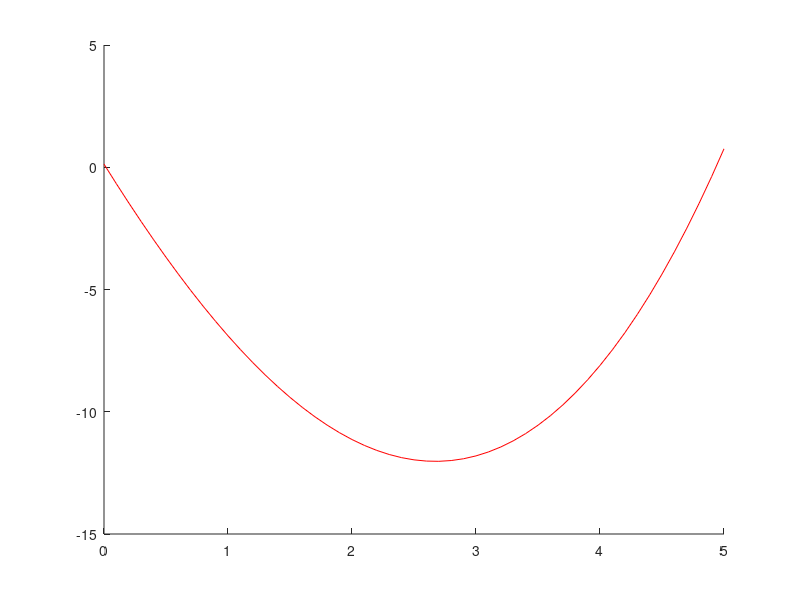

Source code (MATLAB): (Note: this script raises an error after producing the figure.)
% Lineare Regression

function MyLinearRegression()

    %% preinitialisation and setup
    clc, clear, close all
    x_start = 0;
    x_end = 5;
    x_interval = 0.1;
    G = 10;
    [x,y]=generateXY(x_start,x_end,x_interval,G);

    mu = 0;
    Sigma = 0.7;
    [x_t,t]=generateTrainingsSet(x,y,G,mu,Sigma);
    y_t = t';
    dimension_start = 3;
    dimension_end = 9;
    lambda = 0.0001;
    
    %%plotData(x,y,x_t,t,y_star_3,y_star_4);
    %
    W_star = trans_x_comp_w_star(x_t,y_t,lambda,dimension_start, dimension_end);
    Y_star = createPolynomValuesW(x,W_star);

    no_figure_Y_star = 10;
    plotDataY_star(x,Y_star, x_t, y_t, dimension_start, no_figure_Y_star);

    % % test of online LMS
    %E_threshold = 0.01;
    %lambda = 0.05;
    %A_3 = createA(x_t,3);
    %w_online_3 = onlineLMS(A_3, y_t ,lambda, E_threshold);
    %[Y_online, its_online] = createPolynomValuesW(x,w_online_3);
    
    %% 1.2.2.I - determine w_online_3    
    lambda = 0.001;
    A_3 = createA(x_t,3);
    E_threshold = 0.01;
    maxIts = 200;
    
    [w_online_3, its_online_3]= onlineLMS(A_3, y_t ,lambda, E_threshold, maxIts);
    
    % y_online_3 determined via onlineLMS
    y_online_3 = createPolynomValues(x,w_online_3);    
    
    %% 1.2.2.II - determine w^* of quadric error function    
    w_star_3 = compute_w_star(A_3,y_t,lambda);
    
    % y_star_3 determined via pseudoinverse
    y_star_3 = createPolynomValues(x,w_star_3);
    
    % plot y, t, y_online_3 and y_star_3
    no_figureLinReg = 50;
    plotLinearRegressionResults(x, y, t, y_online_3, y_star_3, 3, no_figureLinReg);
    
    %% 1.2.2.III - test influence of lambda on convergence of online LMS
    Lambdas = 0.001:0.001:10;
    [m_l,n_l]=size(Lambdas);
    
    %treshold_E_ratio = 1.01;
    Its_online_3 = zeros(1,n_l);
    W_online_3 = zeros(4,n_l);
    for index_lambda=1:n_l    
        [w_online_3, its_online_3]= onlineLMS(A_3, y_t ,Lambdas(index_lambda), E_threshold, maxIts);
        Its_online_3(1,index_lambda) = its_online_3;
        W_online_3(:,index_lambda) = w_online_3;
    end
    
    % display iterations vs. lambda
    no_lambdaFigure = 100;
    plotIterationsVsLambda(Its_online_3, Lambdas, no_lambdaFigure);
    
    %% 1.2.3.I - determine mu and Sigma of w^* coefficients
    %lambda = 0.001;
    %dimension_start = 3;
    %dimension_end = 9;
    dimension_delta = dimension_end - dimension_start + 1;
    %mu = 0;
    %Sigma = 0.7;
    no_trainingsSets = 2000;
    
    WW_star = zeros(dimension_end+1,dimension_delta,no_trainingsSets);
    
    for index_trainingsSet=1:no_trainingsSets
        % determine new trainingsset
        [x_t,t]=generateTrainingsSet(x,y,G,mu,Sigma);
        y_t = t';
        % determine w_star for given dimensions
        W_star = trans_x_comp_w_star(x_t,y_t,lambda,dimension_start, dimension_end);
        % track all w_stars for given trainingsset
        WW_star(:,:,index_trainingsSet)=W_star;
    end
    
    %calculate mu and Sigma over given w_stars
    Variances = zeros(dimension_end+1,dimension_delta);
    Deviations = zeros(dimension_end+1,dimension_delta);
    for index_dimension=1:dimension_delta
        % generate correct matrix for specific dimension
        dim_w = dimension_start+index_dimension;
        W_dim_trainings = WW_star(1:dim_w,index_dimension,:);
        W_trainings = reshape(W_dim_trainings,dim_w,no_trainingsSets)';
        % For matrix input X, where each row is an observation, and each column is a variable, 
        % cov(X) is the covariance matrix. diag(cov(X)) is a vector of variances for each column, 
        % and sqrt(diag(cov(X))) is a vector of standard deviations
        vec_variance = diag(cov(W_trainings));
        vec_deviation = sqrt(vec_variance);
        Variances(1:dim_w,index_dimension) = vec_variance;
        Deviations(1:dim_w,index_dimension) = vec_deviation;        
    end
    
    % display Variances and Deviations in a surface plot
    no_figure_Variances = 400;
    figure(no_figure_Variances);
    surf(Variances);
    title('variance of weight coefficient over dimension d');
    xlabel('weight coefficient');
    ylabel('dimension d');
    zlabel('variance');
    
    no_figure_Deviations = 500;
    figure(no_figure_Deviations);
    surf(Deviations);
    title('deviation of weight coefficient over dimension d');
    xlabel('weight coefficient');
    ylabel('dimension d');
    zlabel('deviation');
    
    %% 1.2.3.II - plot for x^*=2 in the medium quadric error dimensions for f_{w^*}(x^*)
    [x_2,y_2]=generateXY(2,2,1,G);
    YY_star = zeros(dimension_delta,no_trainingsSets);
    for index_trainingsSet=1:no_trainingsSets
        W_star = WW_star(:,:,index_trainingsSet);
        Y_star = createPolynomValuesW(x_2,W_star); % column-vector for all dimensions ? 
        YY_star(:,index_trainingsSet) = Y_star;
    end
    
    % search every row in YY_star as medium of given dimension
    y_2_trainingsset = repmat(y_2, no_trainingsSets, 1);
    E = zeros(dimension_delta,1);
    for index_dimension=1:dimension_delta
       y_star_trainingsset = YY_star(index_dimension,:)';
       
       y_2_delta = y_2_trainingsset - y_star_trainingsset;
       e_trainingsset = y_2_delta.^2;
       e = mean(e_trainingsset);
       E(index_dimension)= e;
    end
    
    % plot error E in regards to dimensionality
    no_figure_meanerror = 200;
    plotMeanError(E, dimension_start, dimension_end, no_figure_meanerror);
    
    %%  1.2.3.III - calculate w^* for not pretuberated trainingsset
    mu = 0;
    Sigma = 0;
    [x_t_notPret,t_notPret]=generateTrainingsSet(x,y,G,mu,Sigma);
    y_t_notPret = t_notPret';
    W_star_notPret = trans_x_comp_w_star(x_t_notPret,y_t_notPret,lambda,dimension_start, dimension_end);
    
    % plot again resulting Y_star values
    Y_star_notPret = createPolynomValuesW(x,W_star_notPret);

    no_figure_Y_star_notPret = 600;
    plotDataY_star(x,Y_star_notPret, x_t, y_t, dimension_start, no_figure_Y_star_notPret);
    
end

function [x,y]=generateXY(x_start,x_end,x_interval,G)
    x = x_start:x_interval:x_end;
    y = 2.*x.^2-G.*x+1;
end

function [x_t,t] = generateTrainingsSet(x,y,G,my,Sigma)
    % Y=grand(m,n,'nor',Av,Sd) generates random variates from the normal distribution with mean Av (real) and standard deviation Sd (real >= 0)

    %%DAN (-> nur falls 6 random punkte)
    %%x_t = x(randperm(length(x)));
    %%x_t = sort(x_t(1:6));
    x_t = x(1:6:end);
    
    [m,n] = size(x_t);
    % Scilab
    %noise = grand(m,n,'nor',my, Sigma);
    % Matlab
    %noise = normrnd(my, Sigma,m,n);
    
    %% DAN matlab < 2014:
    noise = randn(m,n)*Sigma + my;
    y_t = 2*x_t.^2-G*x_t+1;
    t = y_t + noise;    
end

function plotData(x,y,x_t,t,y_star, y_star_II)
    clf;
    %set(gca(),"auto_clear","off");
    plot(x,y,'ro-',x_t,t,'bo-',x,y_star,'go-',x,y_star_II,'co-');
    %set(gca(),"auto_clear","on");    
end

function plotDataY(x,Y, mode, no_figure, color)
    figure(no_figure);
    plotColors = ['r','g','b','c','m','y'];
    [m,n] = size(Y);
    [i,j] = size(plotColors);
    %clf;
    %set(gca(),"auto_clear","off");
    %hold on;%DAN
    for index=1:m
        if(nargin<5)
            plotArg = strcat([plotColors(mod(index-1,j)+1),mode]);
        else
            plotArg = strcat([color,mode]);
        end
        %plot(x,Y(index,:),'ro-');
        plot(x,Y(index,:),plotArg);
    end
    %hold off;%DAN
    %set(gca(),"auto_clear","on");    
end

function plotDataY_star(x,Y_star, x_t, y_t, dimension_start, no_figure)
    
    plotColors = ['r','g','b','c','m','y'];
    [m,n] = size(Y_star);
    [i,j] = size(plotColors);
    Str_legend =[];
    
    figure(no_figure);
    %set(gca(),"auto_clear","off");
    hold on;
    for index=1:m
        plotArg = strcat([plotColors(mod(index-1,j)+1),'-']);
        plot(x,Y_star(index,:),plotArg);
        Str_legend = [Str_legend, strcat(['f(x) for d=',string(dimension_start+index-1)])];
    end
    plotArg = 'go';
    plot(x_t,y_t,plotArg);
    
    Str_legend = [Str_legend, 'f(x_t) = trainingset'];
    
    title('f(x) of w^* for multiple dimensions d in f(x) over x');
    xlabel('x');
    ylabel('f(x)');
    
    %legend(Str_legend);
    
    %set(gca(),"auto_clear","on");
    hold off;
end


function plotIterationsVsLambda(Iterations, Lambdas, no_figure)
    figure(no_figure);
        plotArg = '-r';
    plot(Lambdas,Iterations,plotArg);
    title('Iterations over Lambdas');
    xlabel('Lambda');
    ylabel('Iterations');
end

function plotLinearRegressionResults(x, y, t, y_online, y_star, dimension, no_figure)
    figure(no_figure);
    hold on;
    
    titleStr = strcat('linear regression result for ', int2str(dimension),' dimensional function f(x)');
    
    title(titleStr);
    xlabel('x');
    ylabel('f(x)');
    
    plot(x,y,'-b');
    plot(x,y_online,'-r');
    plot(x,y_star,'-g');
    
    str_org = 'y_{original}';
    str_online = 'y_{online}';
    str_star = 'y_{star}';
    legend(str_org, str_online, str_star, 'Location', 'SouthEast');
        
    hold off; 
end

function plotMeanError(E, dimension_start, dimension_end, no_figure)
    figure(no_figure);
    
    titleStr = strcat('mean error of repititive y^* calculations over dimensions');
    
    title(titleStr);
    xlabel('dimension');
    ylabel('mean error');

    x = dimension_start:dimension_end;
    y = E';
    plot(x,y,'-r');

end


function A = createA(x,d)
    % d ... dimension of polynom
    [m,n] = size(x);
    A = zeros(d,n);
    % transform x into a polynom of degree d
    for index=1:d+1
        A(index,:) = x.^(index-1);
    end    
end

function w_star = compute_w_star(A,y,lambda)
    % create pseudo inverse and compute Aw=b
    % see UNDERSTANDING MACHINE LEARNING, page 94ff
    AAT = A*A';
    b = A*y;
    succ = 0;
    A_plus = [];
    while ~succ
        try
            A_plus = inv(AAT);
            succ = 1;
        catch
            % check if above is not invertible
            [m,n] = size(AAT);
            AAT = lambda*eye(m,n) + AAT;
        end
    end
    w_star = A_plus*b;
end

function y = createPolynomValues(x,w)
    [m,n]=size(x);
    I=ones(m,n);
    y = w(1).*I;
    [m2,n2] = size(w);
    pol_degree = m2 - 1;
    for index=1:pol_degree
        y = y+w(index+1).*x.^index;
    end
end

function Y = createPolynomValuesW(x,W)
    [m,n] = size(W);
    [i,j] = size(x);
    Y = zeros(n,j);
    for index=1:n
        Y(index,:) = createPolynomValues(x,W(:,index));
    end
end

function W_star = trans_x_comp_w_star(x, y, lambda, dimension_start, dimension_end)
    % w_star is a column vector
    % W_star is a list of column vectors
    A_i = createA(x,dimension_start);
    W_star = compute_w_star(A_i,y,lambda);
    for dimension_i=dimension_start+1:dimension_end
        A_i = createA(x,dimension_i);
        % add zero line at the bottom
        [m,n] = size(W_star);
        W_star = cat(1,W_star,zeros(1,n));
        W_star = cat(2,W_star,compute_w_star(A_i,y,lambda));
    end
end

function [w_t, its] = onlineLMS(A,t,lambda, E_threshold, maxIts)
    % implement online learn from formula    
    %w(t+1) = w(t) + lambda* (t(i) - o(i)) * x(i);    
    
    [m,n] = size(A);
    w_t = zeros(m,1);
    E_tm1 = intmax;
    E_t = intmax/2;
    its =0;
    while abs(E_t - E_tm1) > E_threshold && its < maxIts
    %while abs(E_tm1/E_t) > treshold_E_ratio && its < maxIts
        E_tm1 = E_t;
        E_t=0;
        for i_index=1:n
            x_i = A(:,i_index);
            t_i = t(i_index);
            o_i = w_t'*x_i;
            % calculate cost
            E_t = E_t + (t_i-o_i)^2;
            % update w
            w_t = w_t + lambda*(t_i-o_i)*x_i;
        end
        its = its + 1;
    end
end
